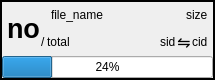
<?xml version="1.0" encoding="UTF-8"?>
<ui version="4.0">
 <class>Form</class>
 <widget class="QWidget" name="Form">
  <property name="geometry">
   <rect>
    <x>0</x>
    <y>0</y>
    <width>215</width>
    <height>80</height>
   </rect>
  </property>
  <property name="sizePolicy">
   <sizepolicy hsizetype="Expanding" vsizetype="Fixed">
    <horstretch>0</horstretch>
    <verstretch>0</verstretch>
   </sizepolicy>
  </property>
  <property name="windowTitle">
   <string>Form</string>
  </property>
  <layout class="QVBoxLayout" name="verticalLayout_3">
   <property name="spacing">
    <number>0</number>
   </property>
   <property name="margin">
    <number>0</number>
   </property>
   <item>
    <widget class="QFrame" name="frame">
     <property name="frameShape">
      <enum>QFrame::Box</enum>
     </property>
     <property name="frameShadow">
      <enum>QFrame::Plain</enum>
     </property>
     <property name="lineWidth">
      <number>2</number>
     </property>
     <layout class="QVBoxLayout" name="verticalLayout_2">
      <property name="spacing">
       <number>1</number>
      </property>
      <property name="margin">
       <number>0</number>
      </property>
      <item>
       <layout class="QHBoxLayout" name="horizontalLayout_3">
        <property name="spacing">
         <number>1</number>
        </property>
        <property name="leftMargin">
         <number>5</number>
        </property>
        <property name="rightMargin">
         <number>5</number>
        </property>
        <item>
         <widget class="QLabel" name="NumberLabel">
          <property name="font">
           <font>
            <pointsize>20</pointsize>
            <weight>75</weight>
            <bold>true</bold>
           </font>
          </property>
          <property name="text">
           <string>no</string>
          </property>
         </widget>
        </item>
        <item>
         <layout class="QVBoxLayout" name="verticalLayout">
          <property name="spacing">
           <number>1</number>
          </property>
          <item>
           <layout class="QHBoxLayout" name="horizontalLayout">
            <property name="spacing">
             <number>1</number>
            </property>
            <property name="leftMargin">
             <number>10</number>
            </property>
            <item>
             <widget class="QLabel" name="FilenameLabel">
              <property name="text">
               <string>file_name</string>
              </property>
             </widget>
            </item>
            <item>
             <spacer name="horizontalSpacer">
              <property name="orientation">
               <enum>Qt::Horizontal</enum>
              </property>
              <property name="sizeHint" stdset="0">
               <size>
                <width>40</width>
                <height>20</height>
               </size>
              </property>
             </spacer>
            </item>
            <item>
             <widget class="QLabel" name="SizeLabel">
              <property name="text">
               <string>size</string>
              </property>
             </widget>
            </item>
           </layout>
          </item>
          <item>
           <layout class="QHBoxLayout" name="horizontalLayout_2" stretch="0,1,0,0,0">
            <property name="spacing">
             <number>1</number>
            </property>
            <item>
             <widget class="QLabel" name="slash">
              <property name="text">
               <string>/</string>
              </property>
             </widget>
            </item>
            <item>
             <widget class="QLabel" name="TotalLabel">
              <property name="text">
               <string>total</string>
              </property>
             </widget>
            </item>
            <item>
             <widget class="QLabel" name="SIDLabel">
              <property name="text">
               <string>sid</string>
              </property>
             </widget>
            </item>
            <item>
             <widget class="QLabel" name="arrow">
              <property name="font">
               <font>
                <pointsize>12</pointsize>
               </font>
              </property>
              <property name="text">
               <string>⇋</string>
              </property>
             </widget>
            </item>
            <item>
             <widget class="QLabel" name="CIDLabel">
              <property name="text">
               <string>cid</string>
              </property>
             </widget>
            </item>
           </layout>
          </item>
         </layout>
        </item>
       </layout>
      </item>
      <item>
       <widget class="QProgressBar" name="ProgressBar">
        <property name="value">
         <number>24</number>
        </property>
       </widget>
      </item>
     </layout>
    </widget>
   </item>
  </layout>
 </widget>
 <resources/>
 <connections/>
</ui>
